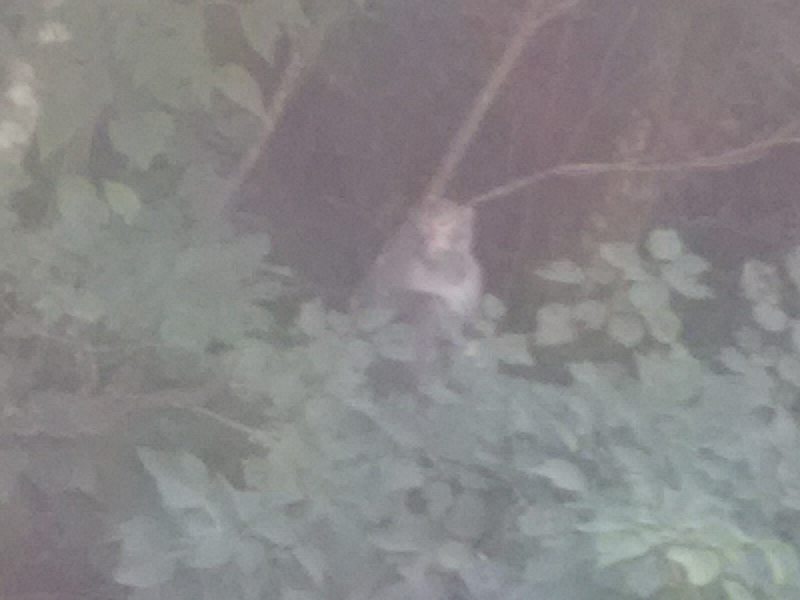
#> input picture hw1/p1im3.png, 800 x 600 px; its folder holds 4 pictures in this run
$ python main.py
#> lines starting #> are read from the running program, lines starting #| are printed output that depends on the picture
### hw1/lib.py
import numpy as np
import math
import cv2

# [21 lines left out: function contrast_stretch, not called in this run]

def power_law_transformation(img,gamma):
    return np.array(255*(img/255)**gamma,dtype='uint8')

# [118 lines left out: functions hisogram_equaliztion, gaussian_smoothing_filter, convolution, median_filter, bilateralfilter, not called in this run]

### hw1/main.py
import cv2
import numpy as np
from lib import contrast_stretch,power_law_transformation,hisogram_equaliztion,gaussian_smoothing_filter,convolution,median_filter,bilateralfilter

for i in range(3,4,1):
    origin=cv2.imread('p1im'+str(i)+'.png')
#> origin is the input picture: shape (600, 800, 3); mean B, G, R 135.2, 134.3, 135.6

    # img=contrast_stretch(origin)
    # cv2.imshow('constrat stretching',img)
    # cv2.waitKey(0)

    img=power_law_transformation(origin,3)
#> in power_law_transformation, `return np.array(255*(img/255)**gamma,dtype='uint8')`:
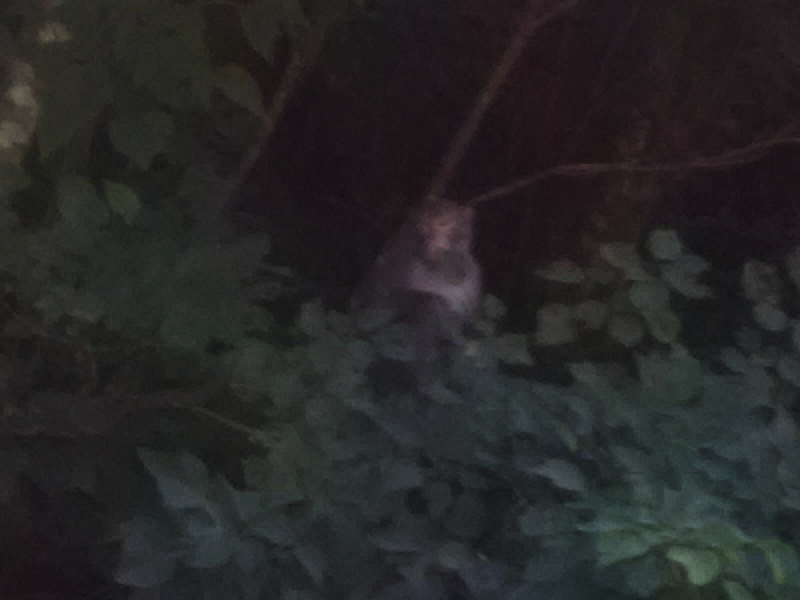
#> returned value: shape (600, 800, 3); mean of channels 0, 1, 2 38.7, 38.3, 38.6; drawn as B, G, R
    cv2.imshow('power law transformation',img)
    cv2.waitKey(0)

    # [7 lines of commented-out code are left out]
'''

sigma_s = 2.8
sigma_r = 0.1*255
for i in range(1,7,1):
    origin=cv2.imread('p1im'+str(i)+'.png')

    img=median_filter(origin,3)
    cv2.imshow('meidan filter',img)
    cv2.waitKey(0)

    kernel=gaussian_smoothing_filter(3,1)
    img=convolution(kernel,origin)
    cv2.imshow('gaussian filter',img)
    cv2.waitKey(0)

    img_gray=cv2.cvtColor(origin,cv2.COLOR_BGR2GRAY)
    img = bilateralfilter(origin,img_gray,sigma_s,sigma_r)
    cv2.imshow('bilateral filter',img)
    cv2.waitKey(0)

'''
